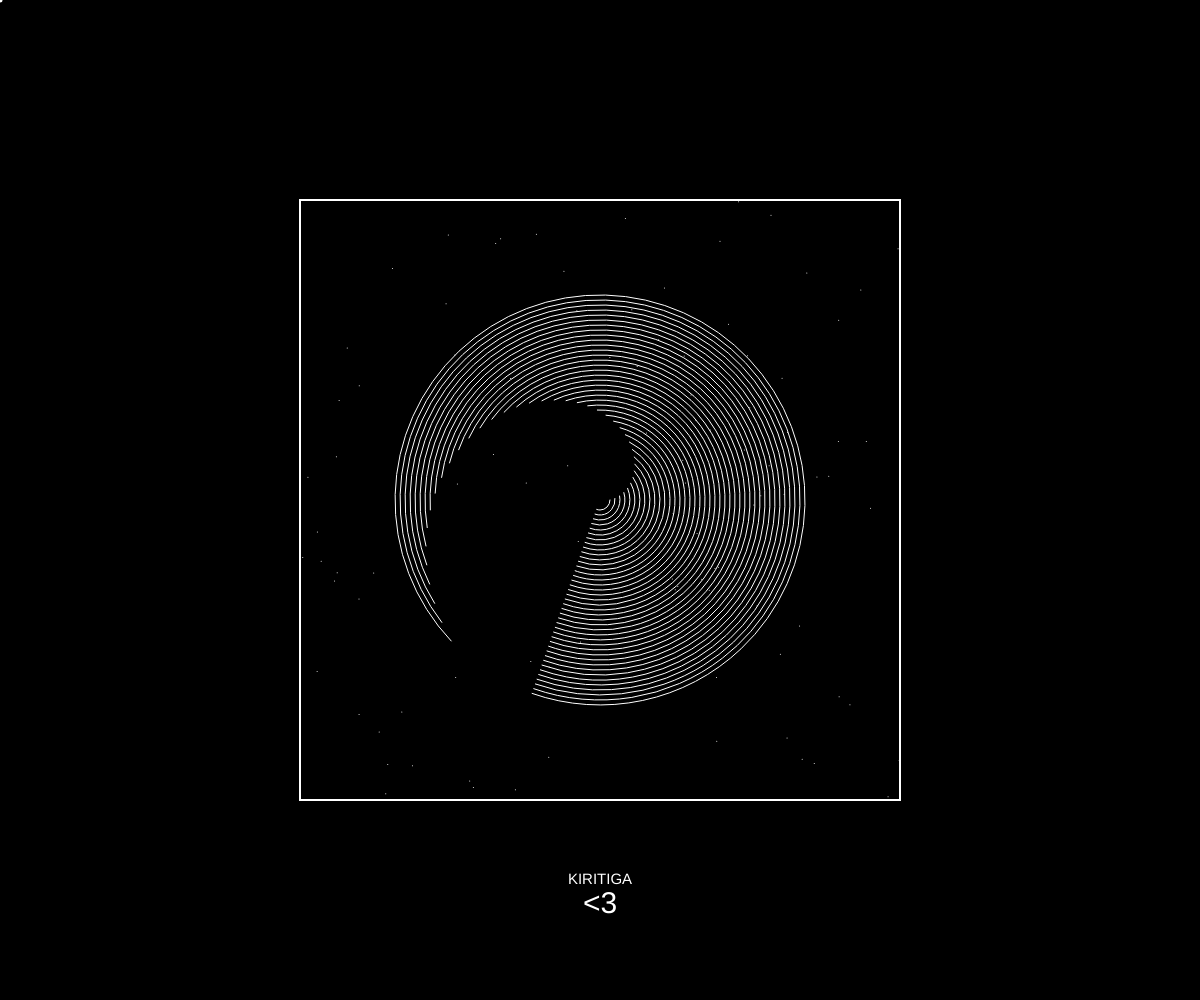
Frame 1 (no input)
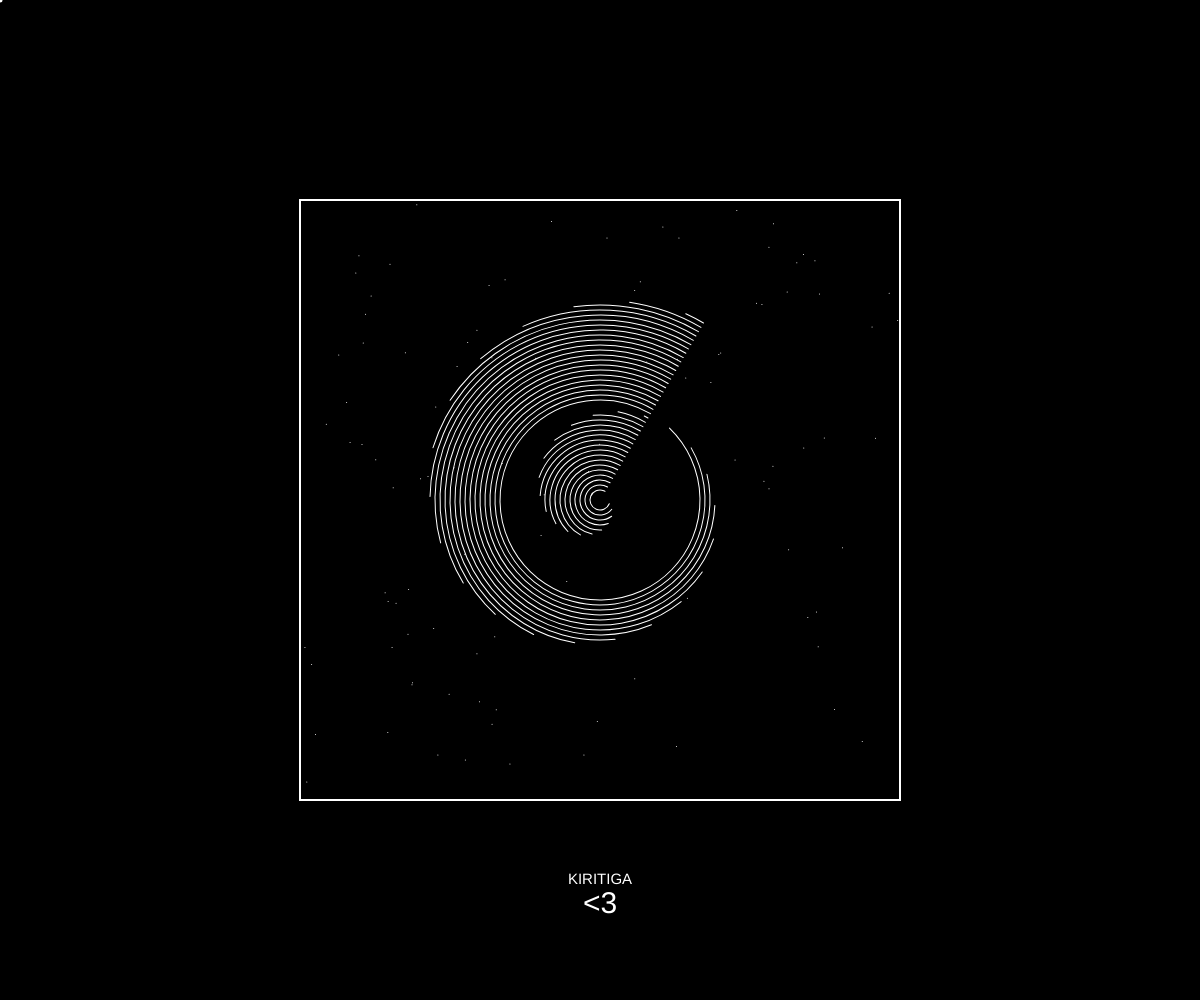
Frame 60 (no input)
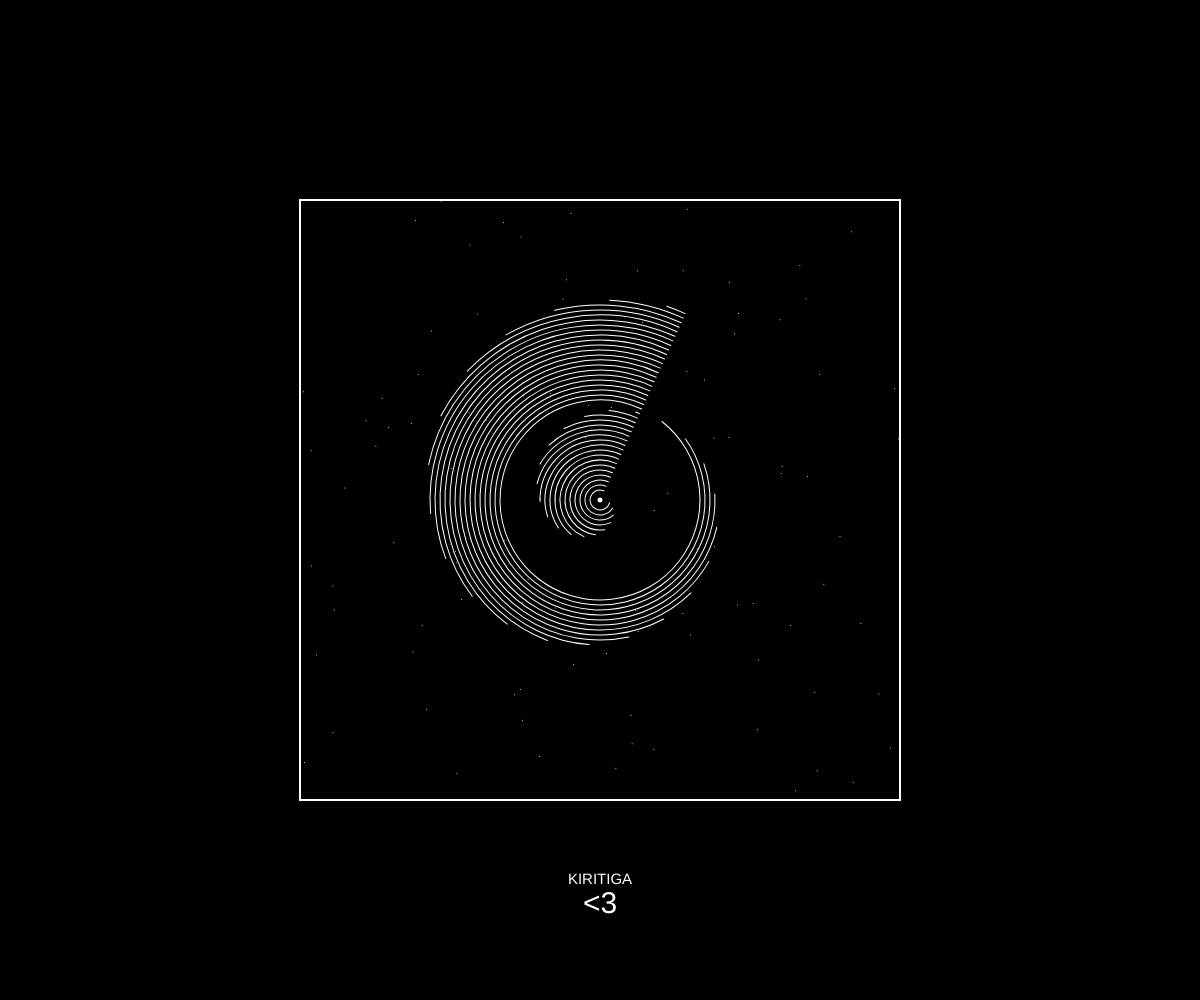
Frame 120 (the mouse pressed at the canvas centre since frame 60)

The p5.js sketch that drew these frames (run headless with seeded random() and noise() and a simulated clock; from frame 60 on, the mouse is pressed at the canvas centre):

// p5.js sketch
// ── sketch.js
//author: sayf
//video by: weidi

// When the mouse moves to the left - rotate counterclockwise
// When the mouse moves to the right - rotate clockwise

//setup is to initiate the whole program
//It only runs once

// initialize variables
let gap = 10;
let circleNum = 40;
let firstCircleSize = 20;
let angle = 0;
let ptNum = 100;
let rectSize = 600;

function setup() {
	createCanvas(windowWidth, windowHeight);
	angleMode(RADIANS);
}

//draw loops forever
function draw() {
	background(0);
	//a customized shape for  mouse
	noCursor();
	noStroke();
	fill(255);
	ellipse(mouseX, mouseY, 5, 5);

	//main graph
	push();
	translate(width/2, height/2);
	rotate(angle);
	angle = angle+map(mouseX, 0, width, -0.1, 0.1);

	noFill();
	stroke(255);
	strokeWeight(1);
	for (let i = 0; i < circleNum; i++) {
		arc(0, 0, firstCircleSize + gap * i, firstCircleSize + gap * i, angle * i, 360-angle/2);
	}
	pop();




	//title
	push();
	translate(width/2, height-120);
	noStroke();
	textFont('Arial');
	textSize(15);
	textAlign(CENTER, CENTER)
	text('KIRITIGA',0,0)
	textSize(30)
	text('<3',0,25)
	pop();

	//border of the album cover
	push();
	translate(width/2, height/2);
	noFill();
	stroke(255);
	strokeWeight(2);
	rectMode(CENTER)
	rect(0,0,rectSize, rectSize);

	//random noise as background
	stroke(255);
	strokeWeight(1);
	for(let i=0; i<ptNum; i++){
		point(random(-rectSize/2,rectSize/2), random(-rectSize/2,rectSize/2));
	};
	pop();
}

// Want circle to rotate based on mouse position
